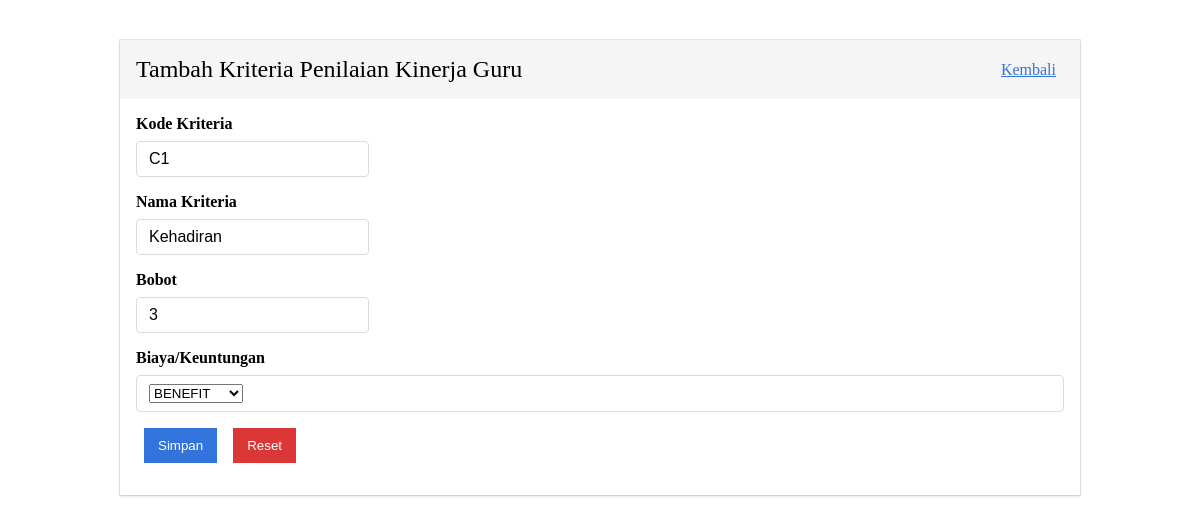
The page /page/kriteria/edit.php?id=1 on the database its author committed.
### tables this page shows
CREATE TABLE `kriteria` (
  `id_kriteria` int(11) NOT NULL,
  `kode_kriteria` varchar(250) NOT NULL,
  `nm_kriteria` varchar(250) NOT NULL,
  `bobot` int(11) NOT NULL,
  `status` varchar(250) NOT NULL,
  `Keterangan` varchar(200) DEFAULT NULL
);

### controller/Kriteria.php (called while the page is built, shortened)
<?php
function Koneksi()
{
    return mysqli_connect("localhost", "root", "", "belajar");
}
function Index($query)
{
    $koneksi = Koneksi();
    $result = mysqli_query($koneksi, $query);
    $rows = [];
    while ($row = mysqli_fetch_assoc($result)) {
        $rows[] = $row;
    }
    return $rows;
}

### page/kriteria/edit.php (the view, shortened to what this page needs)
<?php
require("../controller/Kriteria.php");
$id = $_GET["id"];
$query = Index("SELECT * FROM kriteria WHERE id_kriteria = $id");
foreach ($query as $row) {
    $row["kode_kriteria"];
    $row["nm_kriteria"];
    $row["bobot"];
    $row["status"];
}
?>
<link rel="stylesheet" href="../asset/css/editkriteria.css">
<section class="section">
    <div class="container">
        <div class="row">
            <div class="columns">
                <div class="column">
                    <div class="card">
                        <div class="card-header">
                            <p class="card-header-title">Tambah Kriteria Penilaian Kinerja Guru</p>
                            <div class="buttons card-header-icon">
                                <a class="button is-link" href="index.php?halaman=datakriteria">
                                    <ion-icon name="arrow-back-circle" class="mr-2"></ion-icon>Kembali
                                </a>
                            </div>
                        </div>
                        <div class="card-content">
                            <form action="" method="post">
                                <div class="field">
                                    <label class="label">Kode Kriteria</label>
                                    <div class="control has-icons-left">
                                        <input class="input" type="text" placeholder="Nama Guru" name="kode_kriteria" value="<?= $row["kode_kriteria"] ?>">
                                    </div>
                                </div>
                                <div class="field">
                                    <label class="label">Nama Kriteria</label>
                                    <div class="control has-icons-left">
                                        <input class="input" type="text" placeholder="Nama Guru" name="nm_kriteria" value="<?= $row["nm_kriteria"]; ?>">
                                    </div>
                                </div>
                                <div class="field">
                                    <label class="label">Bobot</label>
                                    <div class="control has-icons-left">
                                        <input class="input" type="text" placeholder="Nama Guru" name="bobot" value="<?= $row["bobot"]; ?>">
                                    </div>
                                </div>
                                <div class="field">
                                    <label class="label">Biaya/Keuntungan</label>
                                    <div class="control has-icons-left">
                                        <div class="select">
                                            <select name="status">
                                                <option selected disabled><?= $row["status"]; ?></option>
                                            </select>
                                        </div>
                                    </div>
                                </div>
                                <div class="buttons">
                                    <button class="button is-link" type="submit" name="add">
                                        <ion-icon name="save" class="mr-2"></ion-icon>Simpan
                                    </button>
                                    <button class="button is-link" type="reset">
                                        <ion-icon name="refresh-circle" class="mr-2"></ion-icon>Reset
                                    </button>
                                </div>
                            </form>
                        </div>
                    </div>
                </div>
            </div>
        </div>
    </div>
</section>

### asset/css/editkriteria.css (style rules this page uses)
.section { padding: 2rem 0; }
.container { max-width: 960px; margin: 0 auto; padding: 0 1rem; }
.columns { display: flex; flex-wrap: wrap; margin-left: -0.75rem; margin-right: -0.75rem; }
.column { flex-basis: 0; flex-grow: 1; margin-left: 0.75rem; margin-right: 0.75rem; }
.card { background-color: #fff; box-shadow: 0 2px 3px rgba(10,10,10,0.1), 0 0 0 1px rgba(10,10,10,0.1); margin-bottom: 1.5rem; }
.card-header { background-color: #f5f5f5; padding: 1rem; display: flex; align-items: center; justify-content: space-between; }
.card-header-title { font-size: 1.5rem; margin: 0; }
.buttons { display: flex; align-items: center; }
.button { margin-left: 0.5rem; margin-right: 0.5rem; }
.card-content { padding: 1rem; }
.field { margin-bottom: 1rem; }
.label { display: block; font-weight: bold; margin-bottom: 0.5rem; }
.control { position: relative; }
.input { border: 1px solid #dbdbdb; border-radius: 4px; font-size: 1rem; padding: 0.5rem 0.75rem; }
.select { appearance: none; background-color: #fff; border: 1px solid #dbdbdb; border-radius: 4px; font-size: 1rem; padding: 0.5rem 0.75rem; }
.is-link { color: #3273dc; background-color: transparent; border-color: transparent; }
button[type="submit"] { color: #fff; background-color: #3273dc; border-color: transparent; padding: 0.5rem 0.75rem; }
button[type="reset"] { color: #fff; background-color: #db3737; border-color: transparent; padding: 0.5rem 0.75rem; }

### rows shown on the page
kriteria: kode_kriteria "C1", nm_kriteria "Kehadiran", bobot "3", status "BENEFIT"
